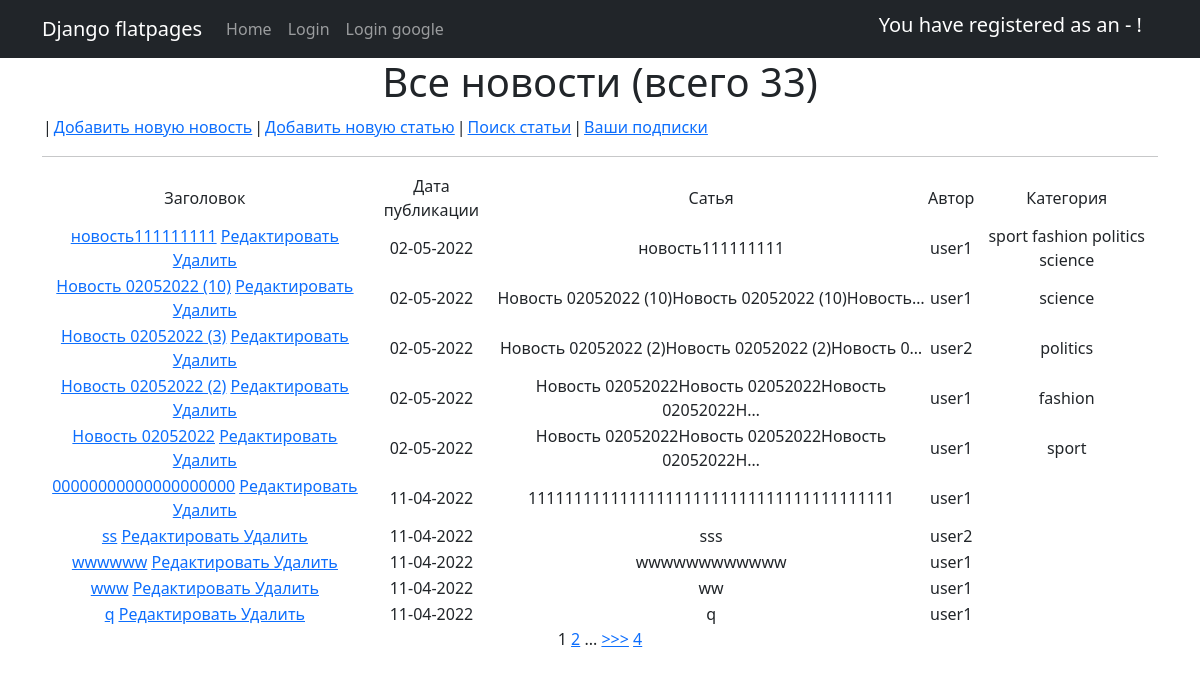
Before: /news/ with the older database file.
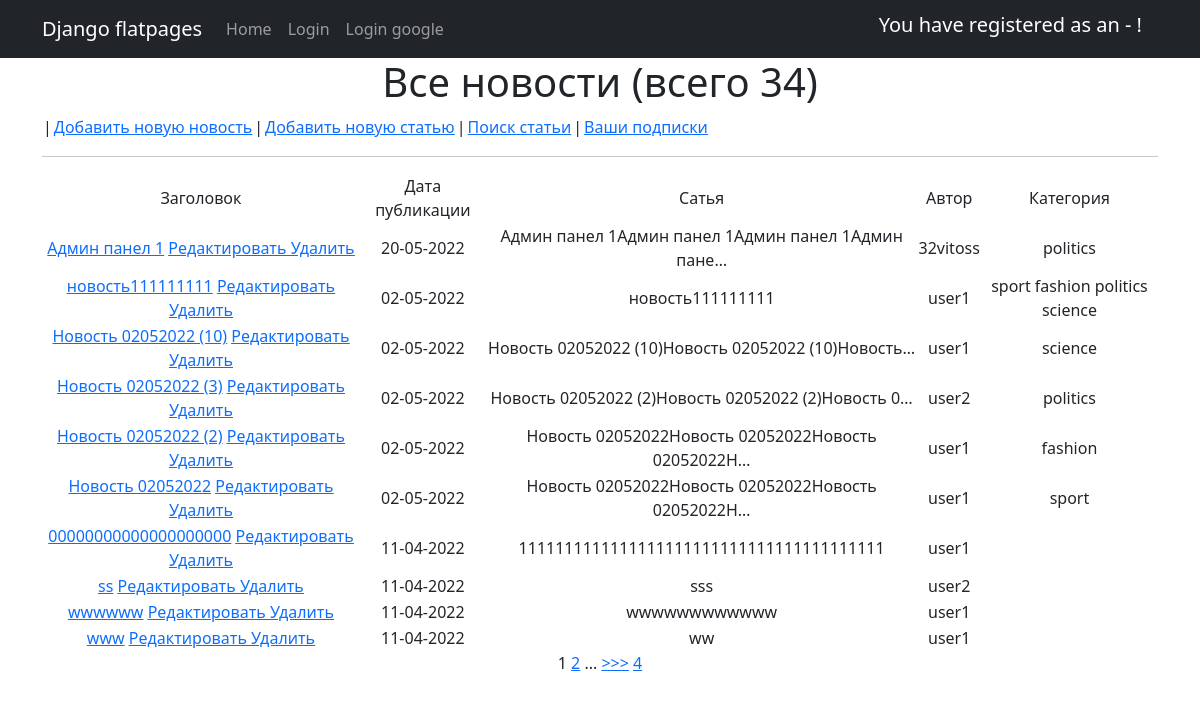
After: the same page with the newer database file.
### News_Portal/models.py (models this page shows, shortened)
class Post(models.Model):
    title = models.CharField(max_length=255)
    text = models.TextField()
    rating = models.SmallIntegerField(default=0)
    NEWS = 'NW'
    ARTICLE = 'AR'
    CAT_CHOICES = (
        (NEWS, 'Новость'),
        (ARTICLE, 'Статья'),
    )
    type = models.CharField(max_length=2, choices=CAT_CHOICES, default=ARTICLE)
    date = models.DateTimeField(auto_now_add=True)
    author = models.ForeignKey(Author, on_delete=models.CASCADE)
    category = models.ManyToManyField(Category, through='PostCategory')
    isUpdated = models.BooleanField(default=False)

class Author(models.Model):
    user = models.OneToOneField(User, on_delete=models.CASCADE)
    rating = models.SmallIntegerField(default=0)

class Category(models.Model):
    name = models.CharField(max_length=255, unique=True)
    subscribers = models.ManyToManyField(User, )
    def __str__(self):
        return f'{self.name}'

### News_Portal/views.py (the view)
# urls.py: path('', PostList.as_view()),
class PostList(ListView):#(PermissionRequiredMixin, ListView):
    model = Post  # указываем модель, объекты которой мы будем выводить
    template_name = 'news.html'  # указываем имя шаблона, в котором будет лежать HTML, в котором будут все инструкции о том, как именно пользователю должны вывестись наши объекты
    context_object_name = 'news'
    paginate_by = 10  # поставим постраничный вывод в 10 элементов
    ordering = ['-id']
    def get_context_data(self, **kwargs):
        context = super().get_context_data(**kwargs)
        context['filter'] = PostSearch(self.request.GET, queryset=self.get_queryset())  # вписываем наш фильтр в контекст
        context['count'] = Post.objects.all().count() #добавили поле для общего колличества страниц
        return context

### News_Portal/templatetags/custom_tags.py (called while the page is built)
@register.simple_tag(takes_context=True) #сообщаеv Django, что для работы тега требуется передать контекст
def url_replace(context, **kwargs):
   d = context['request'].GET.copy() #скопировать все параметры текущего запроса
   for k, v in kwargs.items():
       d[k] = v #по указанным полям устанавливаем новые значения
   return d.urlencode()

### templates/news.html (shortened to what this page needs)
{% extends 'flatpages/default.html' %}
{% load custom_tags %}
{% block content %}
    <h1>Все новости (всего {{ count }})</h1>
    <table>
        <td>|</td>
        <td><a href="{% url 'news_create' %}">Добавить новую новость</a><br></td>
        <td>|</td>
        <td><a href="{% url 'articles_create' %}">Добавить новую статью</a><br></td>
        <td>|</td>
        <td><a href="{% url 'news_search' %}">Поиск статьи</a><br></td>
        <td>|</td>
        <td><a href="{% url 'subscribe_make' %}">Ваши подписки</a><br></td>
    </table>
    <hr>
    {% if news %}
        <table>
            <tr>
                <td>
                    Заголовок
                </td>
                <td>
                    Дата публикации
                </td>
                <td>
                    Сатья
                </td>
                <td>
                    Автор
                </td>
                <td>
                    Категория
                </td>
            </tr>
            {% for new in news %}
                <tr>
                    <td>
                        {% if new.type == 'NEWS' %}
                            <a href="{% url 'news' new.id %}">{{ new.title }}</a>
                            <a href="{% url 'news_update' new.id %}"><u> Редактировать </u></a>
                            <a href="{% url 'news_delete' new.id %}"><u> Удалить </u></a>
                        {% else %}
                            <a href="{% url 'news' new.id %}">{{ new.title }}</a>
                            <a href="{% url 'articles_update' new.id %}"><u> Редактировать </u></a>
                            <a href="{% url 'articles_delete' new.id %}"><u> Удалить </u></a>
                        {% endif %}
                    </td>
                    <td>
                        {{ new.date|date:'d-m-Y' }}
                    </td>
                    <td>
                        {{ new.text|truncatechars:50 }}
                    </td>
                    <td>
                        {{ new.author.user }}
                    </td>
                    <td>
                        {% for category in new.category.all %}
                            {{ category }}
                        {% endfor %}
                    </td>
                </tr>
            {% endfor %}
        </table>
    {% else %}
        <h2>НОВОСТЕЙ НЕТ!</h2>
    {% endif %}
    {% if is_paginated %}
        {{ page_obj.number }}
        {% if page_obj.has_next %}
            <a href="?{% url_replace page=page_obj.next_page_number %}">{{ page_obj.next_page_number }}</a>
            {% if paginator.num_pages != page_obj.next_page_number %}
                ...
                <a href="?{% url_replace page=page_obj.next_page_number %}">>>></a>
                <a href="?{% url_replace page=page_obj.paginator.num_pages %}">{{ page_obj.paginator.num_pages }}</a>
            {% endif %}
        {% endif %}
    {% endif %}
{% endblock content %}

Changed rows visible on the page:
no longer on this page (row unchanged): Post: title "q", date "11-04-2022", text "q", author.user "user1"
added Post: title "Админ панел 1", date "20-05-2022", text "Админ панел 1Админ панел 1Админ панел 1Админ пане…", author.user "32vitoss", Category (name "politics")
Other visible differences:
{{ count }}: "33" → "34"
